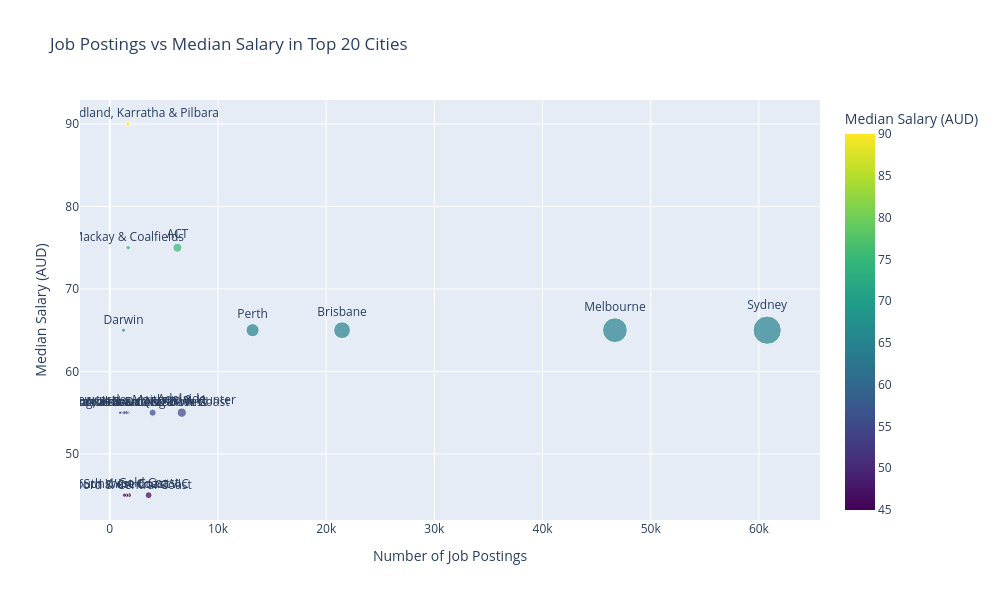

Source (notebook cell):
### Code cell
city_stats = df.groupby('Location').agg({
    'average_salary': 'median',
    'Title': 'count'
}).reset_index()
city_stats.columns = ['City', 'MedianSalary', 'TotalJobs']
top20_cities = city_stats.nlargest(20, 'TotalJobs')

fig = px.scatter(
    top20_cities,
    x='TotalJobs', y='MedianSalary',
    text='City',
    size='TotalJobs',
    color='MedianSalary',
    color_continuous_scale='Viridis',
    title='Job Postings vs Median Salary in Top 20 Cities',
    labels={'TotalJobs': 'Number of Job Postings', 'MedianSalary': 'Median Salary (AUD)'}
)
fig.update_traces(textposition='top center')
fig.update_layout(width=1000, height=600, showlegend=False)
fig.show()

### Figure 1 — Plotly figure (JSON) as saved in the notebook; plotly's stock layout.template omitted (floating-point values rounded to 4 significant figures)
{"data": [{"hovertemplate": "Number of Job Postings=%{marker.size}<br>Median Salary (AUD)=%{marker.color}<br>City=%{text}<extra></extra>", "legendgroup": "", "marker": {"color": [65.0, 65.0, 65.0, 65.0, 55.0, 75.0, 55.0, 45.0, 45.0, 75.0, 90.0, 55.0, 45.0, 55.0, 55.0, 45.0, 55.0, 65.0, 55.0, 55.0], "coloraxis": "coloraxis", "size": [60765, 46690, 21466, 13198, 6653, 6250, 3958, 3588, 1790, 1701, 1667, 1657, 1554, 1509, 1493, 1343, 1310, 1266, 1051, 942], "sizemode": "area", "sizeref": 151.9, "symbol": "circle"}, "mode": "markers+text", "name": "", "orientation": "v", "showlegend": false, "text": ["Sydney", "Melbourne", "Brisbane", "Perth", "Adelaide", "ACT", "Newcastle, Maitland & Hunter", "Gold Coast", "South West Coast VIC", "Mackay & Coalfields", "Port Hedland, Karratha & Pilbara", "Wollongong, Illawarra & South Coast", "Sunshine Coast", "Cairns & Far North", "Northern QLD", "Gosford & Central Coast", "Toowoomba & Darling Downs", "Darwin", "Hobart", "Blue Mountains & Central West"], "textposition": "top center", "type": "scatter", "x": [60765, 46690, 21466, 13198, 6653, 6250, 3958, 3588, 1790, 1701, 1667, 1657, 1554, 1509, 1493, 1343, 1310, 1266, 1051, 942], "xaxis": "x", "y": [65.0, 65.0, 65.0, 65.0, 55.0, 75.0, 55.0, 45.0, 45.0, 75.0, 90.0, 55.0, 45.0, 55.0, 55.0, 45.0, 55.0, 65.0, 55.0, 55.0], "yaxis": "y"}], "layout": {"coloraxis": {"colorbar": {"title": {"text": "Median Salary (AUD)"}}, "colorscale": [[0, "#440154"], [0.1111, "#482878"], [0.2222, "#3e4989"], [0.3333, "#31688e"], [0.4444, "#26828e"], [0.5556, "#1f9e89"], [0.6667, "#35b779"], [0.7778, "#6ece58"], [0.8889, "#b5de2b"], [1, "#fde725"]]}, "height": 600, "legend": {"itemsizing": "constant", "tracegroupgap": 0}, "showlegend": false, "title": {"text": "Job Postings vs Median Salary in Top 20 Cities"}, "width": 1000, "xaxis": {"anchor": "y", "domain": [0, 1], "title": {"text": "Number of Job Postings"}}, "yaxis": {"anchor": "x", "domain": [0, 1], "title": {"text": "Median Salary (AUD)"}}}}
